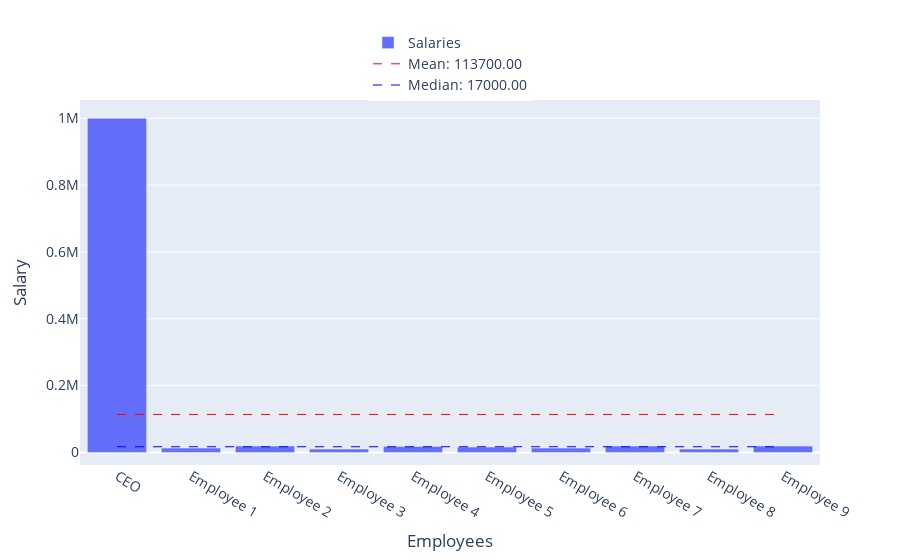

This figure's notebook cell:
### Markdown cell above
- **Skewness** is an asymmetry in a dataset's distribution. When the right tail (higher values) is longer or fatter, we have **positive skewness**, and the mean typically exceeds the median. Conversely, **negative skewness** implies a longer or fatter left tail (lower values), with the mean usually less than the median.

  ![Skewness](https://www.asquareschool.com/wp-content/uploads/2015/08/skewness.jpg)

  Skewness (_Source: [deepai.org](https://deepai.org/machine-learning-glossary-and-terms/skewness)_)

  Skewness is crucial to consider as it can mislead data interpretation. For instance, in a positively skewed distribution, the mean could overestimate the typical value, making the median a more accurate measure of central tendency.

  Consider a company where all 9 employees earn between \\$10,000 to \\$20,000 per year, with the exception of the CEO who earns \\$1,000,000. In this scenario, the salary distribution exhibits positive skewness, because the CEO's high salary pulls the average up, making the median (middle salary) a better representative of the typical salary within the company.

  If we were to consider a situation where most employees earn high salaries, but a few earn significantly less (negative skewness), the median salary would still provide a more accurate representation as it would be higher than the average, which is pulled down by the few low salaries.

  Thus, in skewed salary data, the median is a more reliable and representative measure of central tendency.

### Code cell
# @title #### Calculate mean, median and plot bar chart
import plotly.graph_objects as go
import statistics

# Define the data
salaries = [1000000, 13000, 19000, 10000, 18000, 16000, 13000, 19000, 10000, 19000]
employee_names = ['CEO', 'Employee 1', 'Employee 2', 'Employee 3', 'Employee 4', 'Employee 5', 'Employee 6', 'Employee 7', 'Employee 8', 'Employee 9']

# Calculate the mean
mean_salary = sum(salaries) / len(salaries)

# Calculate the median
median_salary = statistics.median(salaries)

# Create a bar chart
fig = go.Figure(data=go.Bar(y=salaries, x=employee_names, name='Salaries'))

# Add a horizontal line for the mean
fig.add_trace(go.Scatter(
    x=[employee_names[0], employee_names[-1]],
    y=[mean_salary, mean_salary],
    mode='lines',
    name=f'Mean: {mean_salary:.2f}',
    line=dict(color='Red', width=1, dash='dash')
))

# Add a horizontal line for the median
fig.add_trace(go.Scatter(
    x=[employee_names[0], employee_names[-1]],
    y=[median_salary, median_salary],
    mode='lines',
    name=f'Median: {median_salary:.2f}',
    line=dict(color='Blue', width=1, dash='dash')
))

# Add labels for x and y axis
fig.update_layout(
    xaxis_title="Employees",
    yaxis_title="Salary",
    font=dict(
        size=14,
    ),
    legend=dict(
        yanchor="top",
        y=1.2,
        xanchor="center",
        x=0.5
    )
)

# Show the plot
fig.show()

### Figure 1 — Plotly figure (JSON) as saved in the notebook; plotly's stock layout.template omitted (floating-point values rounded to 4 significant figures)
{"data": [{"name": "Salaries", "type": "bar", "x": ["CEO", "Employee 1", "Employee 2", "Employee 3", "Employee 4", "Employee 5", "Employee 6", "Employee 7", "Employee 8", "Employee 9"], "y": [1000000, 13000, 19000, 10000, 18000, 16000, 13000, 19000, 10000, 19000]}, {"line": {"color": "Red", "dash": "dash", "width": 1}, "mode": "lines", "name": "Mean: 113700.00", "type": "scatter", "x": ["CEO", "Employee 9"], "y": [113700, 113700]}, {"line": {"color": "Blue", "dash": "dash", "width": 1}, "mode": "lines", "name": "Median: 17000.00", "type": "scatter", "x": ["CEO", "Employee 9"], "y": [17000, 17000]}], "layout": {"autosize": true, "font": {"size": 14}, "legend": {"x": 0.5, "xanchor": "center", "y": 1.2, "yanchor": "top"}, "xaxis": {"autorange": true, "range": [-0.5, 9.5], "title": {"text": "Employees"}, "type": "category"}, "yaxis": {"autorange": true, "range": [-37610.0, 1055000.0], "title": {"text": "Salary"}, "type": "linear"}}}
